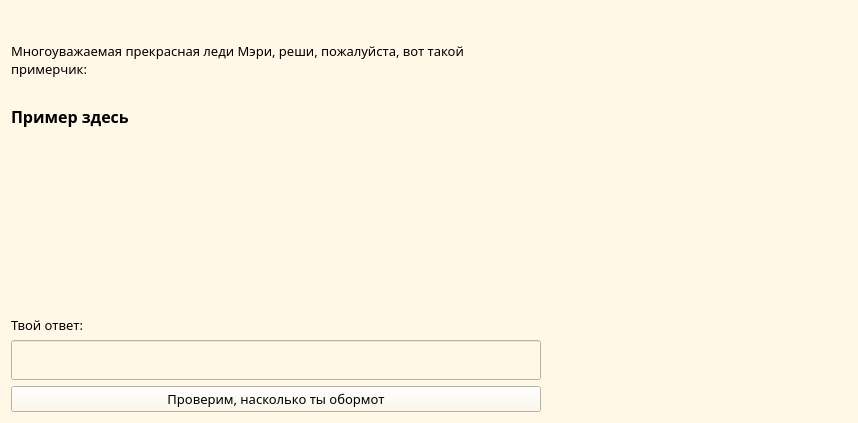
<?xml version="1.0" encoding="UTF-8"?>
<ui version="4.0">
 <class>Form</class>
 <widget class="QWidget" name="Form">
  <property name="geometry">
   <rect>
    <x>0</x>
    <y>0</y>
    <width>858</width>
    <height>423</height>
   </rect>
  </property>
  <property name="windowTitle">
   <string>Form</string>
  </property>
  <property name="styleSheet">
   <string notr="true">background-color: rgb(255, 248, 230);</string>
  </property>
  <layout class="QGridLayout" name="gridLayout">
   <item row="1" column="0">
    <layout class="QHBoxLayout" name="horizontalLayout">
     <item>
      <layout class="QVBoxLayout" name="verticalLayout">
       <item>
        <widget class="QLabel" name="label_2">
         <property name="minimumSize">
          <size>
           <width>0</width>
           <height>50</height>
          </size>
         </property>
         <property name="font">
          <font>
           <family>Segoe Print</family>
           <pointsize>10</pointsize>
          </font>
         </property>
         <property name="text">
          <string>Многоуважаемая прекрасная леди Мэри, реши, пожалуйста, вот такой примерчик:</string>
         </property>
         <property name="wordWrap">
          <bool>true</bool>
         </property>
         <property name="textInteractionFlags">
          <set>Qt::NoTextInteraction</set>
         </property>
        </widget>
       </item>
       <item>
        <widget class="QLabel" name="label">
         <property name="minimumSize">
          <size>
           <width>0</width>
           <height>50</height>
          </size>
         </property>
         <property name="font">
          <font>
           <family>Segoe Print</family>
           <pointsize>12</pointsize>
           <weight>75</weight>
           <bold>true</bold>
          </font>
         </property>
         <property name="text">
          <string>Пример здесь</string>
         </property>
        </widget>
       </item>
       <item>
        <spacer name="verticalSpacer">
         <property name="orientation">
          <enum>Qt::Vertical</enum>
         </property>
         <property name="sizeHint" stdset="0">
          <size>
           <width>20</width>
           <height>30</height>
          </size>
         </property>
        </spacer>
       </item>
       <item>
        <widget class="QLabel" name="label_3">
         <property name="font">
          <font>
           <family>Segoe Print</family>
           <pointsize>10</pointsize>
          </font>
         </property>
         <property name="text">
          <string>Твой ответ:</string>
         </property>
        </widget>
       </item>
       <item>
        <widget class="QLineEdit" name="answer">
         <property name="minimumSize">
          <size>
           <width>0</width>
           <height>40</height>
          </size>
         </property>
        </widget>
       </item>
       <item>
        <widget class="QPushButton" name="pushButton">
         <property name="font">
          <font>
           <family>Segoe Print</family>
           <pointsize>10</pointsize>
          </font>
         </property>
         <property name="text">
          <string>Проверим, насколько ты обормот</string>
         </property>
        </widget>
       </item>
      </layout>
     </item>
     <item>
      <widget class="QLabel" name="img">
       <property name="minimumSize">
        <size>
         <width>300</width>
         <height>300</height>
        </size>
       </property>
       <property name="text">
        <string/>
       </property>
       <property name="alignment">
        <set>Qt::AlignCenter</set>
       </property>
      </widget>
     </item>
    </layout>
   </item>
   <item row="0" column="0">
    <widget class="QLabel" name="status">
     <property name="font">
      <font>
       <family>Segoe Print</family>
       <pointsize>10</pointsize>
       <weight>75</weight>
       <italic>false</italic>
       <bold>true</bold>
       <underline>false</underline>
       <strikeout>false</strikeout>
      </font>
     </property>
     <property name="styleSheet">
      <string notr="true">color: rgb(255, 0, 0);</string>
     </property>
     <property name="text">
      <string/>
     </property>
    </widget>
   </item>
  </layout>
 </widget>
 <resources/>
 <connections/>
</ui>
